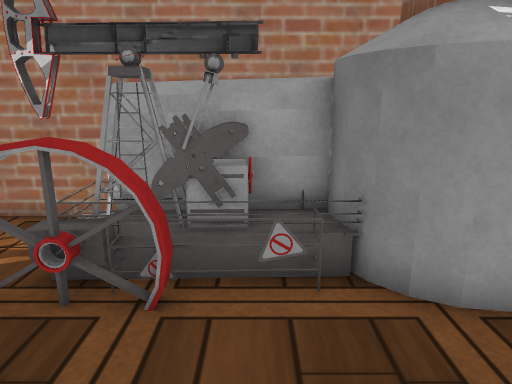
[1] (above)

12 first-person views from a walk through a Unity game level. The camera is 1.4 m above the floor, tilts 14° down and sees 70° across. Doors are open. The floor is counted in squares, 0.5 m on a side. Each view is taken from the middle of a square. On the plan, view 1 faces up. The plan holds only what a view shows up to about 20 squares ahead; the rest is blank. The terrain is drawn as flat ground. The player character is not drawn. Some surface patterns are stand-ins.

[2]
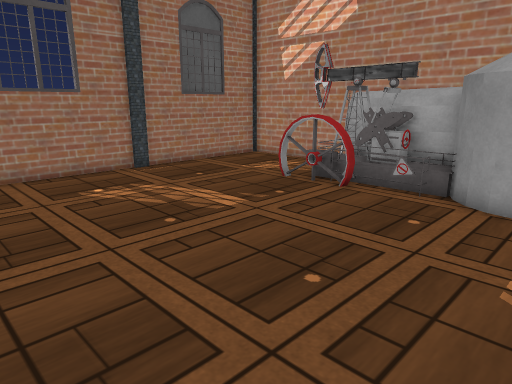

[3]
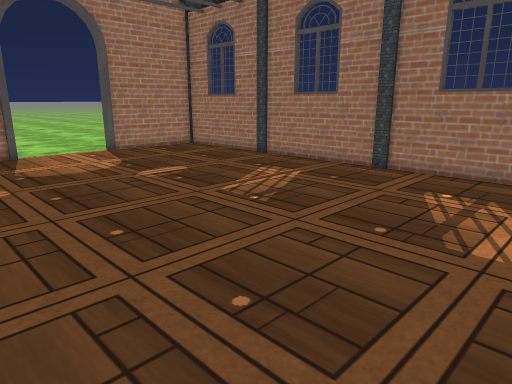

[4]
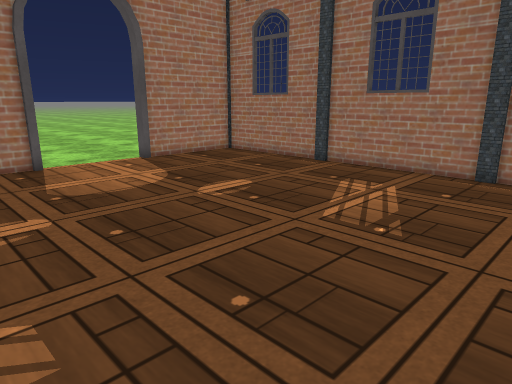

[5]
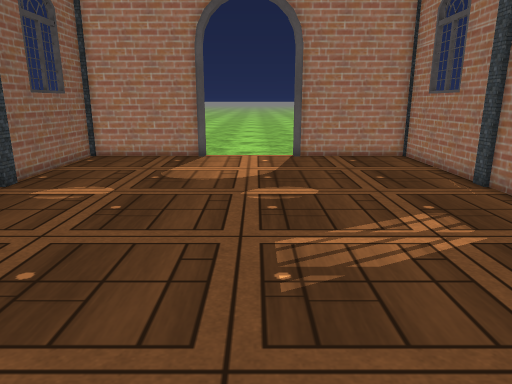

[6]
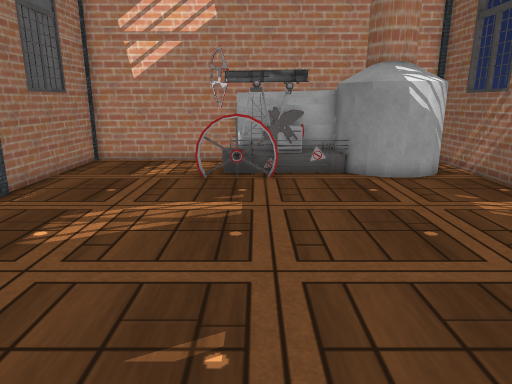

[7]
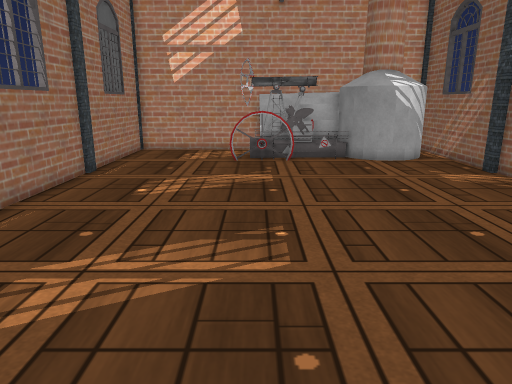

[8]
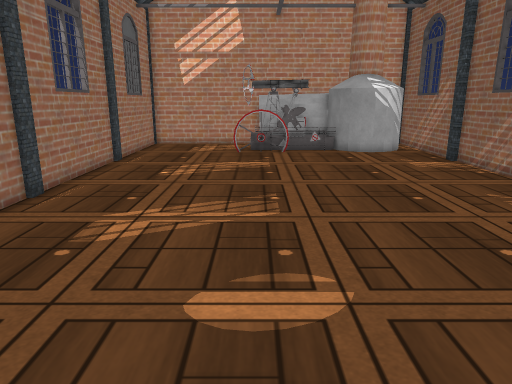

[9]
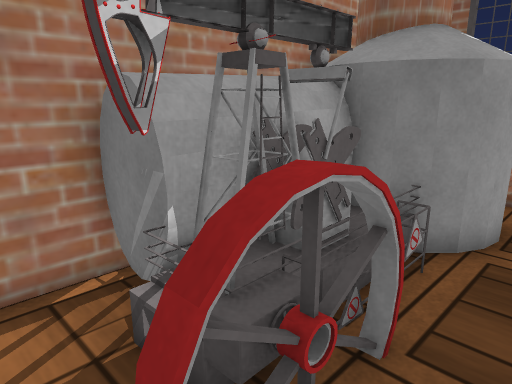

[10]
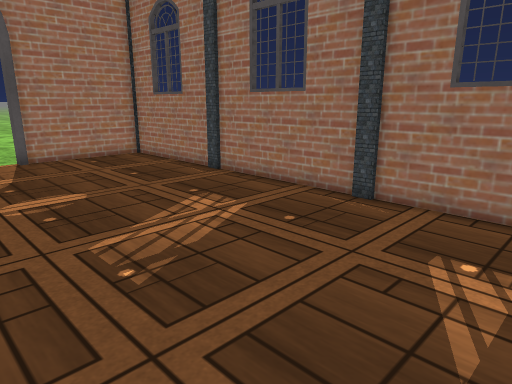

[11]
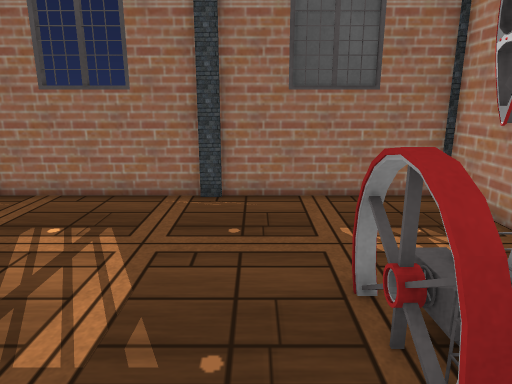

[12]
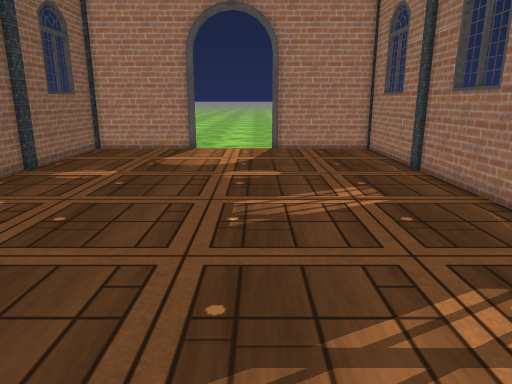

### Floor plan
Points are (right, up) in squares from view 1. A wall is a line through its corners. A room is listed if a view was taken in it or the views show most of it. See-through windows are left out.
Room 1 (views 1, 2, 3, 4, 5, 6, 7, 8, 9, 10, 11, 12)
walls: (-9.6, -4.9) (-9.6, -5.6); (-9.8, -5.5) (-9.8, -12); (-9.6, -11.9) (-9.6, -12.6); (-9.8, -12.6) (-9.8, -19.1) (-4.3, -19.1); (-1.4, 4.5) (-4.1, 4.5); (6.4, -12.6) (6.4, -11.9); (-9.8, 1.4) (-9.8, -5); (-9.6, 2) (-9.6, 1.2); (6.4, 1.2) (6.4, 2); (-0.6, 5.5) (-1.1, 5.7); (-0.6, 5.6) (-1.1, 5.6); (-0.2, 5.7) (-2.7, 5.6); (-0.7, 5.8) (-1.1, 5.5); (-2.8, 6.6) (-2.8, 8.6); (-0.6, 6.7) (-0.6, 5.3); (-0.1, 6.7) (-0.1, 5.8) (-1.3, 5.6); (-4.4, -18.8) (-4.1, -18.8); (1.3, 6.7) (-3.1, 6.7); (0.9, -19.1) (6.6, -19.1); (5.3, 5.4) (4.8, 4.9) (4.2, 4.6) (3.5, 4.5) (2.9, 4.6) (2.3, 4.9) (1.8, 5.3) (1.5, 5.9) (1.3, 7) (-2.9, 7); (1.2, 8.7) (-9.8, 8.7) (-9.8, 1.9)
low walls: (-4.1, 4.5) (-4.1, 4.9); (-2.2, 4.9) (-3, 4.8); (-2.2, 4.9) (-3.4, 4.9); (0.5, 5) (-1.7, 4.9); (1.1, 5.4) (-2.2, 5.3); (-2.9, 6) (-2.9, 6.9); (0.1, 6.2) (-0.1, 5.8)
ways out: open door at (-1.6, -19)

Positions as (right, up) in squares from view 1, and headings:
1: (0, 0), facing up
2: (5, -6), facing up-left
3: (5, 2), facing down-left
4: (5, -2), facing down-left
5: (-2, 0), facing down
6: (-2, -9), facing up
7: (-3, -13), facing up
8: (-3, -16), facing up
9: (-5, 3), facing up-right
10: (0, 0), facing down-left
11: (1, 3), facing left
12: (-3, 3), facing down
